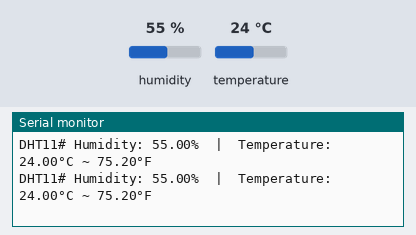
Bench run of a sketch on a simulated Arduino Uno, built with avr-gcc and run on an emulated ATmega328P. Parts: the last lines printed to the serial monitor. The inputs (shaded band) are chosen by the test bench; at power-on: humidity 55 %, temperature 24 °C.

Above: at 2.8 s.
2.9 s: humidity set to 22 %
At 5.5 s:
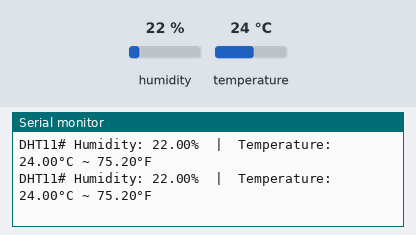
5.6 s: temperature set to 12 °C
At 6.9 s:
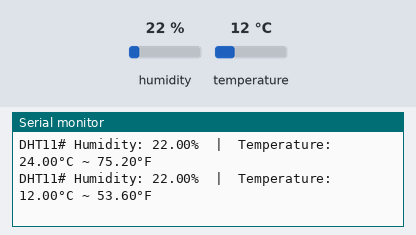
8.3 s: humidity set to 40 %
At 9.5 s:
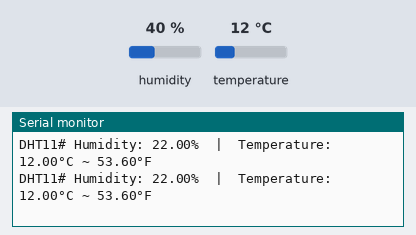
Timing chart, 0 to 11.3 s (numbered marks = the images above; inputs shaded):
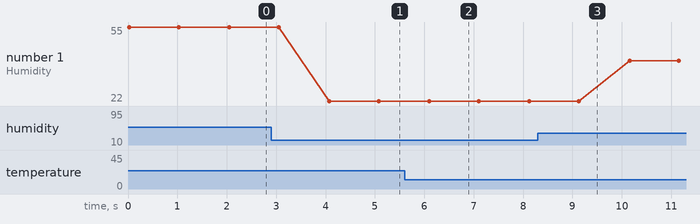

Measured:
- after the input at 2.9 s, the serial monitor: prints a new line after 1.2 s (image 1)
- after the input at 5.6 s, the serial monitor: prints a new line after 0.50 s (image 2)
- plotted number 1: 55 → 22 after the input at 2.9 s, 22 → 40 after the input at 8.3 s

The sketch:

temperature_sensor_using__DHT11.ino
```cpp
#include<DHT.h>

#define DHT11_Pin A0
DHT dht11(DHT11_Pin, DHT11);

void setup()
{
  Serial.begin(9600);
  dht11.begin();

}

void loop()
{
  float humi = dht11.readHumidity();
  float tempC = dht11.readTemperature();
  // read temperature as Fahrenheit
  float tempF = dht11.readTemperature(true);

  // check if any reads failed
  if (isnan(humi) || isnan(tempC) || isnan(tempF)) {
    Serial.println("Failed to read from DHT11 sensor!");
  } else {
    Serial.print("DHT11# Humidity: ");
    Serial.print(humi);
    Serial.print("%");

    Serial.print("  |  ");

    Serial.print("Temperature: ");
    Serial.print(tempC);
    Serial.print("°C ~ ");
    Serial.print(tempF);
    Serial.println("°F");
  }
  delay(1000);
}
```
